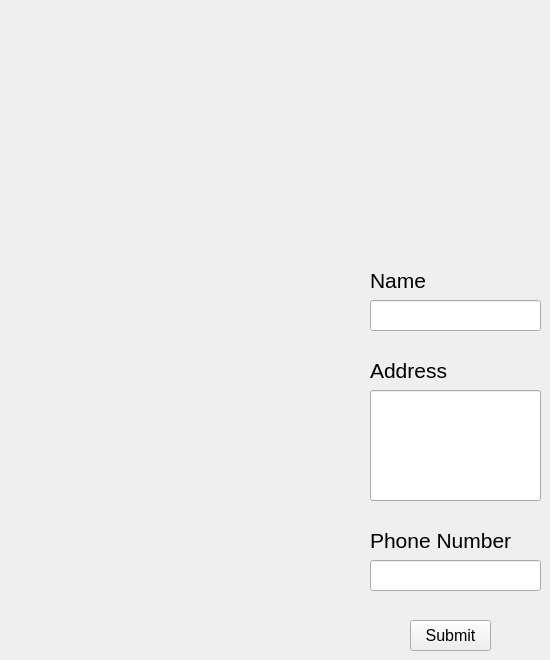
    <widget class="QWidget" name="new_customer_page">
     <widget class="QLineEdit" name="new_customer_name_input_box">
      <property name="geometry">
       <rect>
        <x>370</x>
        <y>300</y>
        <width>171</width>
        <height>31</height>
       </rect>
      </property>
     </widget>
     <widget class="QLineEdit" name="new_customer_address_input_box">
      <property name="geometry">
       <rect>
        <x>370</x>
        <y>390</y>
        <width>171</width>
        <height>111</height>
       </rect>
      </property>
     </widget>
     <widget class="QLabel" name="new_customer_phone_label">
      <property name="geometry">
       <rect>
        <x>370</x>
        <y>530</y>
        <width>171</width>
        <height>21</height>
       </rect>
      </property>
      <property name="font">
       <font>
        <pointsize>16</pointsize>
       </font>
      </property>
      <property name="text">
       <string>Phone Number</string>
      </property>
     </widget>
     <widget class="QLineEdit" name="new_customer_phone_input_box">
      <property name="geometry">
       <rect>
        <x>370</x>
        <y>560</y>
        <width>171</width>
        <height>31</height>
       </rect>
      </property>
     </widget>
     <widget class="QLabel" name="new_customer_name_label">
      <property name="geometry">
       <rect>
        <x>370</x>
        <y>270</y>
        <width>101</width>
        <height>21</height>
       </rect>
      </property>
      <property name="font">
       <font>
        <pointsize>16</pointsize>
       </font>
      </property>
      <property name="text">
       <string>Name</string>
      </property>
     </widget>
     <widget class="QLabel" name="new_custome_address_label">
      <property name="geometry">
       <rect>
        <x>370</x>
        <y>360</y>
        <width>101</width>
        <height>21</height>
       </rect>
      </property>
      <property name="font">
       <font>
        <pointsize>16</pointsize>
       </font>
      </property>
      <property name="text">
       <string>Address</string>
      </property>
     </widget>
     <widget class="QPushButton" name="new_customer_submit_button">
      <property name="geometry">
       <rect>
        <x>410</x>
        <y>620</y>
        <width>81</width>
        <height>31</height>
       </rect>
      </property>
      <property name="font">
       <font>
        <pointsize>12</pointsize>
       </font>
      </property>
      <property name="text">
       <string>Submit</string>
      </property>
     </widget>
    </widget>
